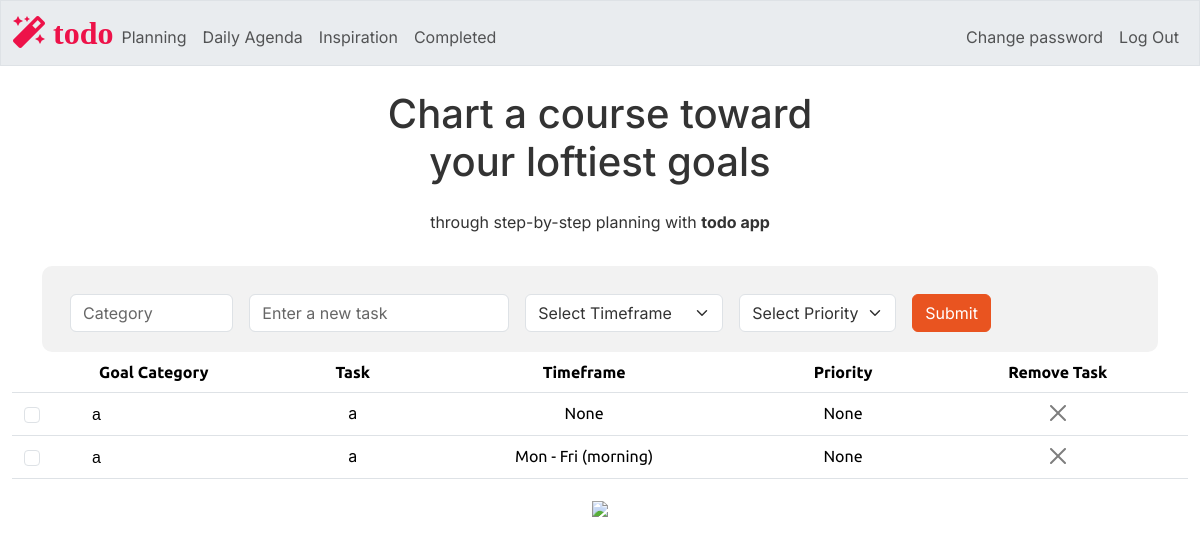
Before: / (signed in) with the older database file.
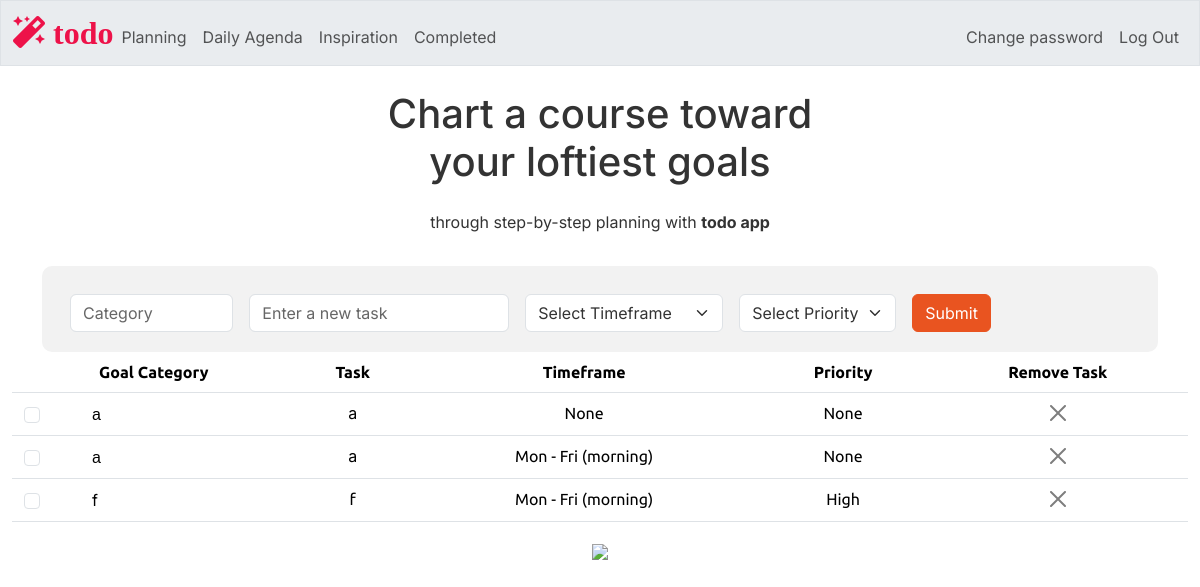
After: the same page with the newer database file.
### tables this page shows
CREATE TABLE tasks (
    id INTEGER PRIMARY KEY AUTOINCREMENT NOT NULL,
    users_id INTEGER NOT NULL,
    category TEXT NOT NULL,
    task TEXT NOT NULL,
    timeframe TEXT,
    priority TEXT,
    completion INTEGER DEFAULT 0, -- Default to 0 (false) for not completed
    FOREIGN KEY (users_id) REFERENCES users(id)
);

### app.py (the view)
@app.route("/", methods=["GET", "POST"])
@login_required
def index():
    users_id = session["user_id"]
    tasks = db.execute("SELECT * FROM tasks WHERE users_id =?", users_id)
    return render_template("index.html", tasks=tasks)

### app.py (called while the page is built)
@app.after_request
def after_request(response):
    response.headers["Cache-Control"] = "no-cache, no-store, must-revalidate"
    response.headers["Expires"] = 0
    response.headers["Pragma"] = "no-cache"
    return response

### helpers.py (called while the page is built)
def login_required(f):
    @wraps(f)
    def decorated_function(*args, **kwargs):
        if session.get("user_id") is None:
            return redirect("/login")
        return f(*args, **kwargs)
    return decorated_function

### templates/index.html (shortened to what this page needs)
{% extends "layout.html" %}
{% block main %}
    <div class="container">
        <form method="POST" action="/add_task" class="row gx-3 gy-2 align-items-center mx-auto text-center"  style="background-color: #f2f2f2; padding: 20px; border-radius: 10px;">
            <div class="col-sm-2">
                <input type="text" class="form-control" id="category" name="category" placeholder="Category" autocomplete="off" required>
            </div>
            <div class="col-auto">
                <input type="text" class="form-control" id="task" name="task" placeholder="Enter a new task" autocomplete="off" required>
            </div>
            <div class="col-auto">
                <select class="form-select" id="timeframe" name="timeframe" required>
                    <option selected disabled>Select Timeframe</option>
                </select>
            </div>
            <div class="col-auto">
                <select class="form-select" id="priority" name="priority" required>
                    <option selected disabled>Select Priority</option>
                </select>
            </div>
            <div class="col-auto">
            <button type="submit" class="btn btn-primary">Submit</button>
            </div>
        </form>
    </div>
    <table class="table">
        <thead>
            <tr>
                <th> Goal Category</th>
                <th> Task </th>
                <th> Timeframe </th>
                <th> Priority </th>
                <th> Remove Task </th>
            </tr>
        </thead>
        <tbody>
            {% for task in tasks %}
                <tr>
                    <td class="align-middle">
                        <div class="d-flex align-items-center " >
                            <form method="POST" action="/task_is_done" class="task-form completion-checkbox">
                                <div class=" col-auto d-flex justify-content-center align-items-center form-check" >
                                    <input class="form-check-input completion-checkbox" type="checkbox" id="completion_{{ task.id }}" name="task_completion" data-task-id="{{ task.id }}" data-completion="{{ task.completion}}" onchange="updateTaskStatus(this)">
                                </div>
                            </form>
                            <label class="form-check-label ms-5" for="completion_{{ task.id }}">
                                {{ task.category }}
                            </label>
                        </div>
                    </td>
                    <td>{{ task.task }}</td>
                    <td>{{ task.timeframe }}</td>
                    <td>{{ task.priority }}</td>
                    <td>
                        <button class="btn-close" data-bs-toggle="modal" data-bs-target="#deleteConfirmationModal_{{ task.id }}"></button>
                    </td>
                </tr>
            {% endfor %}
        </tbody>
    </table>
    <img src="/static/planning2.png" class="wide-image">
{% endblock %}

### templates/layout.html (shortened to what this page needs)
<!DOCTYPE html>
<html lang="en">
    <head>
        <link href="/static/bootstrap.min.css" rel="stylesheet">
        <link href="/static/styles.css" rel="stylesheet">
        <link rel="stylesheet" href="https://cdnjs.cloudflare.com/ajax/libs/font-awesome/5.15.3/css/all.min.css">
    </head>
    <body>
        <nav class="bg-light border navbar navbar-expand-md navbar-light">
            <div class="container-fluid">
                <a class="site-logo" href="/"><span>
                    <i class="fas fa-magic" style="color: #ed1249;"> todo</i></span></a>
                <div class="collapse navbar-collapse" id="navbar">
                    {% if session["user_id"] %}
                        <ul class="navbar-nav me-auto mt-2">
                            <li class="nav-item"><a class="nav-link" href="/">Planning</a></li>
                            <li class="nav-item"><a class="nav-link" href="/goals">Daily Agenda</a></li>
                            <li class="nav-item"><a class="nav-link" href="/affirmations">Inspiration</a></li>
                            <li class="nav-item"><a class="nav-link" href="/completed">Completed</a></li>
                        </ul>
                        <ul class="navbar-nav ms-auto mt-2">
                            <li class="nav-item"><a class="nav-link" href="/password_change">Change password</a></li>
                            <li class="nav-item"><a class="nav-link" href="/logout">Log Out</a></li>
                        </ul>
                    {% else %}
                        <ul class="navbar-nav ms-auto mt-2">
                            <li class="nav-item"><a class="nav-link" href="/register">Register</a></li>
                            <li class="nav-item"><a class="nav-link" href="/login">Log In</a></li>
                        </ul>
                    {% endif %}
                </div>
            </div>
        </nav>
        <div class="container-fluid text-center mt-4">
            <h1 class="mb-4"> Chart a course toward <br>
                your loftiest goals </h1>
            <p>through step-by-step planning with <b>todo app</b> </p>
        </div>
        <main class="container-fluid py-4 text-center">
            {% block main %}{% endblock %}
        </main>
    </body>
</html>

### static/styles.css (style rules this page uses)
nav .site-logo { font-size: xx-large; text-decoration: none; }
p, span, div, h1, button { font-family: 'Inter', sans-serif; }
body { background-color: # f6f5f4; }

Changed rows visible on the page:
added tasks: category "f", task "f", timeframe "Mon - Fri (morning)", priority "High"
